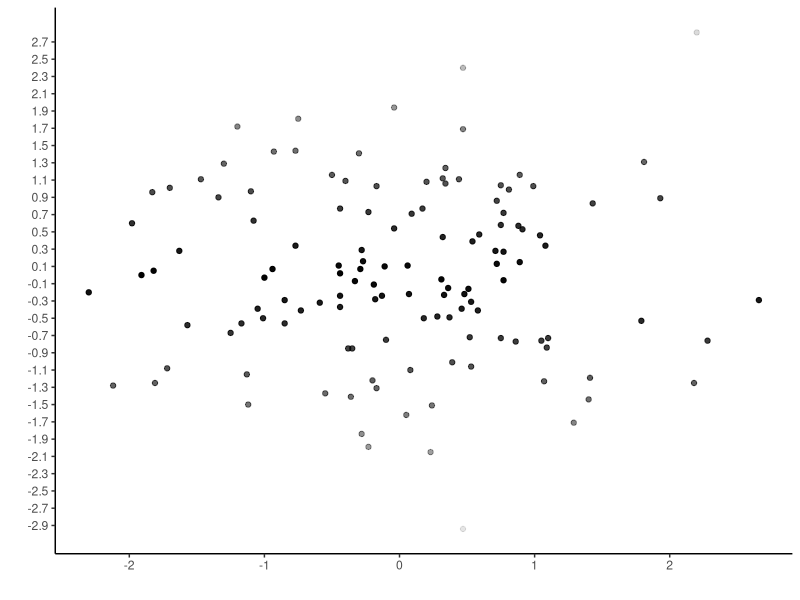
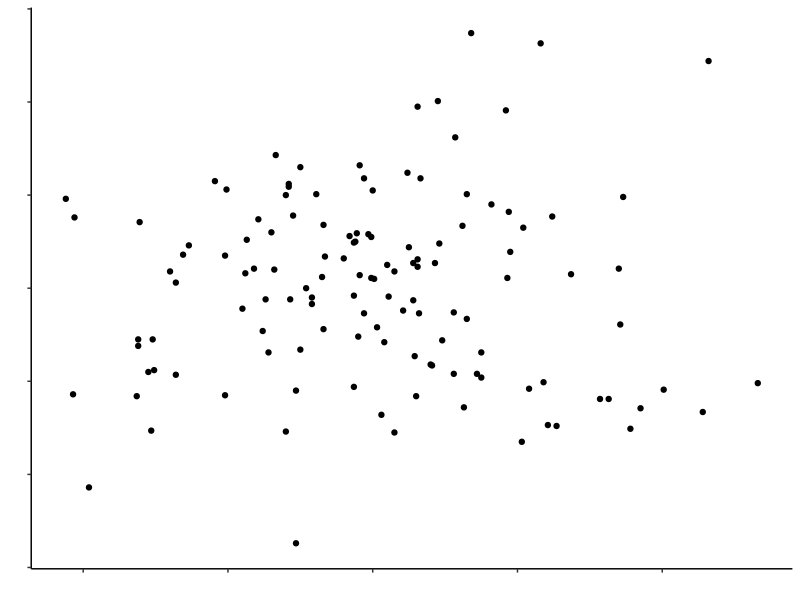
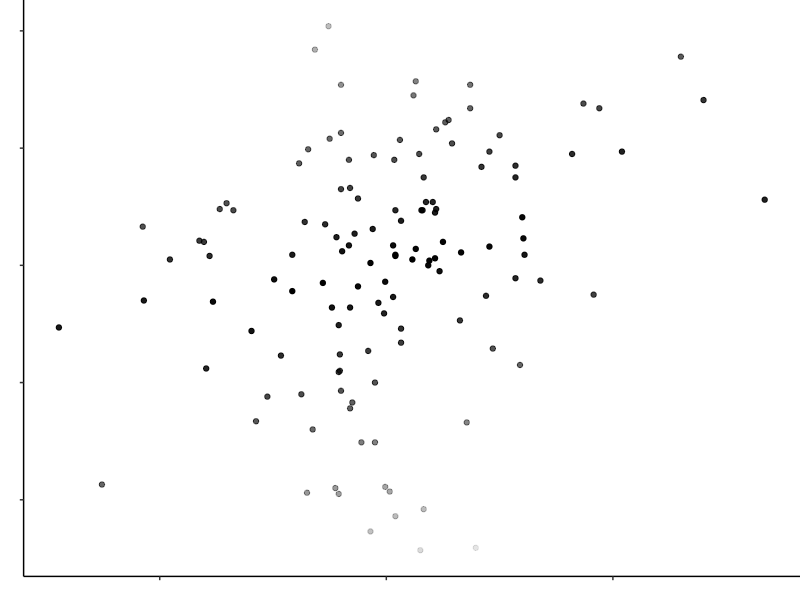
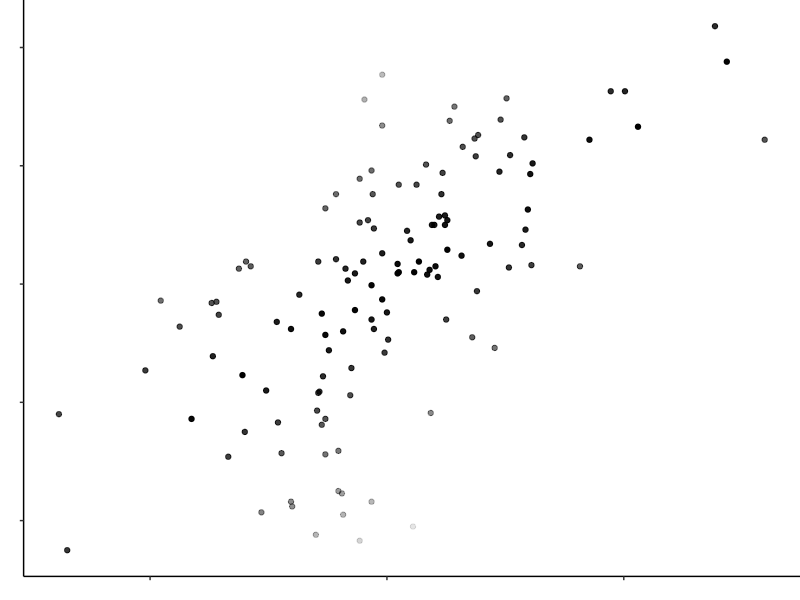
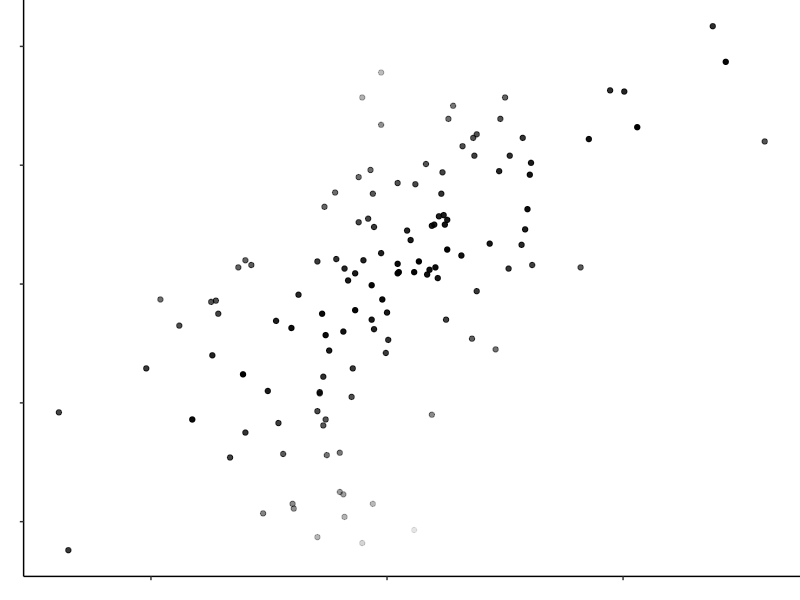
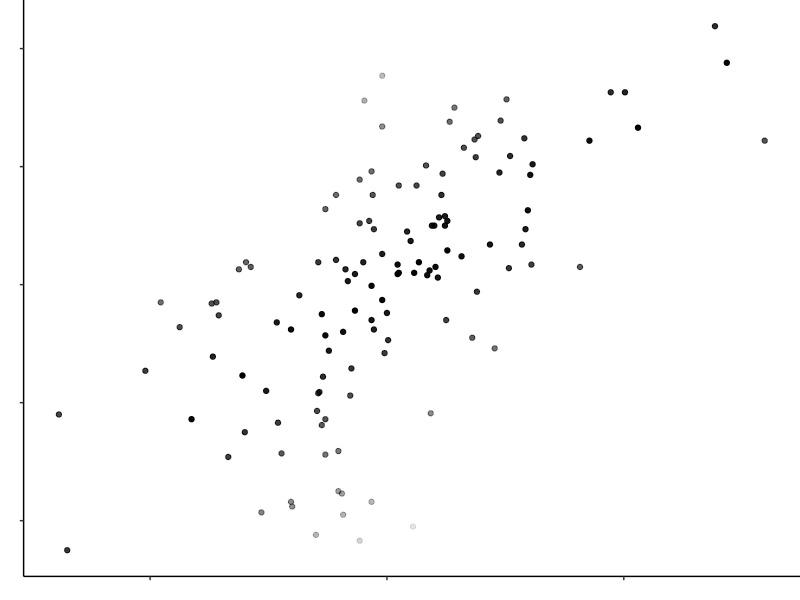
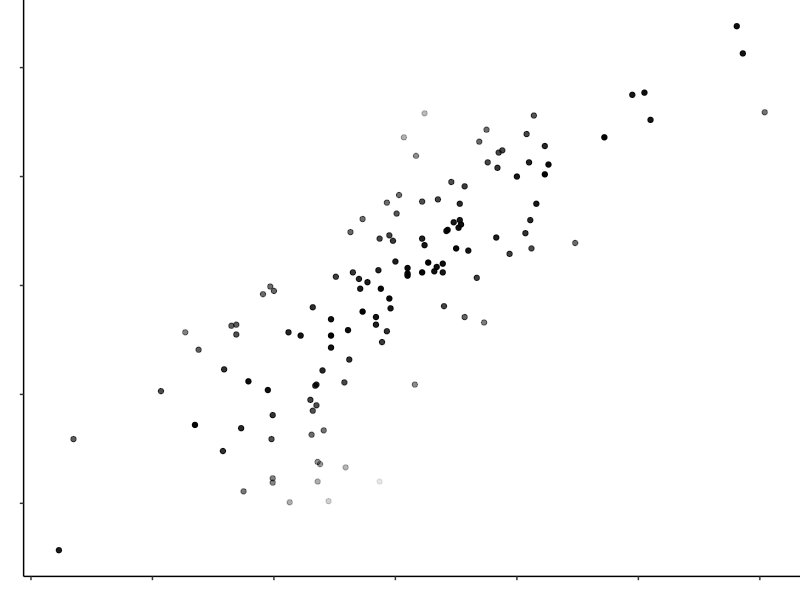
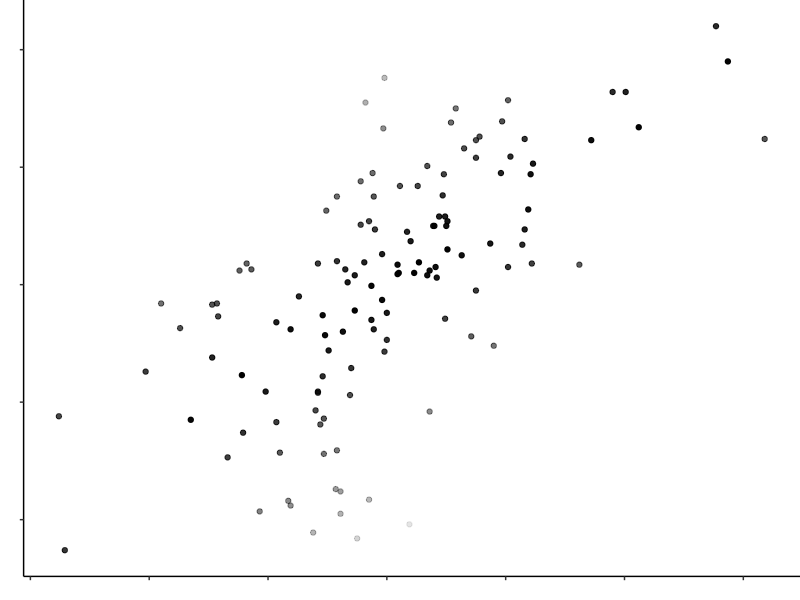

These charts were generated, in order, by the following R code: (Note: this script raises an error after producing the figures.)
## ---- chunk 1
knitr::opts_chunk$set(echo = TRUE)
## ---- chunk 2
library(MASS)
library(tidyverse)
library(Hmisc)
library(modelr)
library(scales)
library(gtools)
## ---- chunk 3
number_of_participants = 1

number_of_trials = 30

set.seed(1234)

my_ss <- rep(1:number_of_participants, each = number_of_trials)

my_rs <- rep(runif(number_of_trials, min = 0.2, max = 0.9), number_of_participants)

correlations <- tibble(my_ss = rep(my_ss, each = 6),  my_rs = rep(my_rs, each = 6))
## ---- chunk 4
add_residual_function <- function(my_desired_r) {
  
  set.seed(1234)

  my_sample_size = 128
  
  mean_variable_1 = 0
  sd_variable_1 = 1
  
  mean_variable_2 = 0
  sd_variable_2 = 1
  
  mu <- c(mean_variable_1, mean_variable_2) 
  
  myr <- my_desired_r * sqrt(sd_variable_1) * sqrt(sd_variable_2)
  
  mysigma <- matrix(c(sd_variable_1, myr, myr, sd_variable_2), 2, 2) 
  
  corr_data = as_tibble(mvrnorm(my_sample_size, mu, mysigma, empirical = TRUE))
  
  corr_model <- lm(V2 ~ V1, data = corr_data)
  
  my_residuals <- abs(residuals(corr_model))
  
  data_with_resid <- round(cbind(corr_data, my_residuals), 2)
  
  return(sum(data_with_resid$my_residuals))
  
}
## ---- chunk 5
r_vec <- correlations$my_rs
res_vec <- c()
## ---- chunk 6
set.seed(1234)

for(value in r_vec) {
  new_value <- add_residual_function(value)
  res_vec <- c(res_vec, new_value) 
}
## ---- chunk 7
item_no <- rep(1:30, each = 6)
full_data <- cbind(item_no, correlations, res_vec)
## ---- chunk 8
#set.seed(1234)

my_sample_size = 128

my_desired_r = 0

mean_variable_1 = 0
sd_variable_1 = 1

mean_variable_2 = 0
sd_variable_2 = 1

mu <- c(mean_variable_1, mean_variable_2) 

myr <- my_desired_r * sqrt(sd_variable_1) * sqrt(sd_variable_2)

mysigma <- matrix(c(sd_variable_1, myr, myr, sd_variable_2), 2, 2) 

corr_data = as_tibble(mvrnorm(my_sample_size, mu, mysigma, empirical = TRUE))

corr_model <- lm(V2 ~ V1, data = corr_data)

my_residuals <- abs(residuals(corr_model))

data_with_resid <- round(cbind(corr_data, my_residuals), 2)

ggplot(data_with_resid, aes(x = V1, y = V2)) +
  geom_point(aes(alpha = -my_residuals))  +
  #geom_smooth(method = "lm", se = FALSE) +
  labs(x = "", y = "") +
  theme_classic() +
  #theme(axis.text = element_blank()) +
  theme(legend.position = "None") +
    scale_y_continuous(breaks = round(seq(min(data_with_resid$V2), max(data_with_resid$V1), by = 0.2),1))

## ---- chunk 9
set.seed(1234)

my_sample_size = 128

my_desired_r = 

mean_variable_1 = 0
sd_variable_1 = 1

mean_variable_2 = 0
sd_variable_2 = 1

mu <- c(mean_variable_1, mean_variable_2) 

myr <- my_desired_r * sqrt(sd_variable_1) * sqrt(sd_variable_2)

mysigma <- matrix(c(sd_variable_1, myr, myr, sd_variable_2), 2, 2) 

corr_data = as_tibble(mvrnorm(my_sample_size, mu, mysigma, empirical = TRUE))

corr_model <- lm(V2 ~ V1, data = corr_data)

my_residuals <- abs(residuals(corr_model))

data_with_resid <- round(cbind(corr_data, my_residuals), 2)

ggplot(data_with_resid, aes(x = V1, y = V2)) +
  geom_point()  +
  #geom_smooth(method = "lm", se = FALSE) +
  labs(x = "", y = "") +
  theme_classic() +
  theme(axis.text = element_blank()) +
  theme(legend.position = "None")
## ---- chunk 10
# This function generates plots with the point contrast encoding (Y condition). As the experiment is 3*2, 3 x 30
# plots are needed with the encoding, 30 of each for the small (S), medium (M), and large (L) conditions. This is 
# accomplished by changing the second name argument in the ggsave function. See the comment on line 215 for more 
# detail. NB This chunk must be run again to update the function when changing the size labeling.

plot_generation_with_enc_function <- function(my_desired_r) {
  set.seed(1234)
  
  my_sample_size = 128
  
  mean_variable_1 = 0
  sd_variable_1 = 1
  
  mean_variable_2 = 0
  sd_variable_2 = 1
  
  mu <- c(mean_variable_1, mean_variable_2) 
  
  myr <- my_desired_r * sqrt(sd_variable_1) * sqrt(sd_variable_2)
  
  mysigma <- matrix(c(sd_variable_1, myr, myr, sd_variable_2), 2, 2) 
  
  corr_data = as_tibble(mvrnorm(my_sample_size, mu, mysigma, empirical = TRUE))
  
  corr_model <- lm(V2 ~ V1, data = corr_data)
  
  my_residuals <- abs(residuals(corr_model))
  
  data_with_resid <- round(cbind(corr_data, my_residuals), 2)

test_plot <- ggplot(data_with_resid, aes(x = V1, y = V2)) +
  geom_point(aes(alpha = -my_residuals))  +
  labs(x = "", y = "") +
  theme_classic() +
  theme(axis.text = element_blank()) +
  theme(plot.margin = unit(c(0,0,0,0), "cm")) +
  theme(legend.position = "None")

ggsave(test_plot,filename=paste0(counter, "S", "Y",".png"), # Currently set up to generate graphs labeled "small".
       device = "png",                                      # Change to "M" or "L" as necessary.
       bg = "white",
       path = "all_plots",
       units = "px",
       width = 1200,
       height = 1200,
)

return()
}
## ---- chunk 11
# This loop iterates the function above over the 30 r values in my_rs without the point contrast encoding.

counter = 1
for (value in my_rs) {
  plot_generation_with_enc_function(value)
  if (counter > 0) {
    counter = counter + 1
  }
  }
## ---- chunk 12
# This function generates plots without the point contrast encoding (N condition). As the experiment is 3*2, 3 x 30
# plots are needed without the encoding, 30 of each for the small (S), medium (M), and large (L) conditions. This is 
# accomplished by changing the second name argument in the ggsave function. See the comment on line 283 for more 
# detail. NB This chunk must be run again to update the function when changing the size labeling.

plot_generation_without_enc_function <- function(my_desired_r) {
  set.seed(1234)
  
  my_sample_size = 128
  
  mean_variable_1 = 0
  sd_variable_1 = 1
  
  mean_variable_2 = 0
  sd_variable_2 = 1
  
  mu <- c(mean_variable_1, mean_variable_2) 
  
  myr <- my_desired_r * sqrt(sd_variable_1) * sqrt(sd_variable_2)
  
  mysigma <- matrix(c(sd_variable_1, myr, myr, sd_variable_2), 2, 2) 
  
  corr_data = as_tibble(mvrnorm(my_sample_size, mu, mysigma, empirical = TRUE))
  
  corr_model <- lm(V2 ~ V1, data = corr_data)
  
  my_residuals <- abs(residuals(corr_model))
  
  data_with_resid <- round(cbind(corr_data, my_residuals), 2)

test_plot <- ggplot(data_with_resid, aes(x = V1, y = V2)) +
  geom_point()  +
  labs(x = "", y = "") +
  theme_classic() +
  theme(axis.text = element_blank()) +
  theme(plot.margin = unit(c(0,0,0,0), "cm")) +
  theme(legend.position = "None")

ggsave(test_plot,filename=paste0(counter, "S", "N",".png"), # Currently set up to generate graphs labeled small.
       device = "png",                                      # Change to "M" or "L" as necessary.
       bg = "white",
       path = "all_plots",
       units = "px",
       width = 1200,
       height = 1200,
)

return()
}
## ---- chunk 13
# This loop iterates the function above over the 30 r values in my_rs without the point contrast encoding.

counter = 1
for (value in my_rs) {
  plot_generation_without_enc_function(value)
  if (counter > 0) {
    counter = counter + 1
  }
  }
## ---- chunk 14
images <- mixedsort(list.files(path = "all_plots"))

plot_labels <- rep(c("all_plots/"), each = 180)

plots_with_labels <- paste(plot_labels, images, sep = "")

final_data <- full_data %>%
  select(-c(item_no, my_ss))

unique_item_no <- c(1:180)

instructions <- rep(c(""), each = 180)

data_with_plots <- cbind(unique_item_no, final_data, plots_with_labels, images)
## ---- chunk 15
mask_gen_function <- function() {

x <- LETTERS[1:20]
y <- paste0("var", seq(1,20))
data <- expand.grid(X=x, Y=y)
data$Z <- round(runif(400, 0, 1))

mask <- ggplot(data, aes(X, Y, fill= Z)) + 
  geom_tile() +
  scale_fill_gradient(low = "white", high = "black") +
  theme_void() +
  theme(legend.position = "None")

ggsave(mask,filename=paste("mask", counter,".png",sep=""),
       device = "png",
       bg = "white",
       path = "masks",
       units = "px",
       width = 1200,
       height = 1200,)
}

counter = 1
for (i in 1:186) {
  mask_gen_function()
  if (counter > 0) {
    counter = counter + 1
  }
}

masks <- mixedsort(list.files(path = "masks"))

mask_labels <- rep(c("masks/"), each = 186)

masks_with_labels <- paste(mask_labels, masks, sep = "")
## ---- chunk 16
size_w <- rep(c(0.86, 0.86, 0.34, 0.34, 0.215, 0.215), times = 30)

size_h <- rep(c(0.86, 0.86, 0.34, 0.34, 0.215, 0.215), times = 30)

data_with_sizes <- cbind(data_with_plots, size_h, size_w, instructions)
## ---- chunk 17
my_rs <- rep(c(0, 1), times = c(3, 3))

res_vec <- rep(c(0), times = 6)

plots_with_labels <- head(plots_with_labels)

images <- head(images)

unique_item_no <- c(181:186)

size_h <- rep(c(0.34), times = 6)

size_w <- rep(c(0.34), times = 6)

instructions <- rep(c("Please ignore the correlation displayed and set the slider to 0.",
                      "Please ignore the correlation displayed and set the slider to 1."),
                    times = c(3, 3))

attention_checks <- cbind(unique_item_no, my_rs, res_vec, plots_with_labels, images,
                          size_h, size_w, instructions)
## ---- chunk 18
E1_full_data <- rbind(data_with_sizes, attention_checks) %>%
  cbind(masks_with_labels)

write.csv(E1_full_data, "E1_full_data.csv", row.names = FALSE)
## ---- chunk 19
dir.create("practice_plots")

number_of_participants = 1

number_of_trials = 2

set.seed(12345)

my_ss <- rep(1:number_of_participants, each = number_of_trials)

my_rs <- rep(runif(number_of_trials, min = 0.2, max = 0.9), number_of_participants)

correlations <- tibble(my_ss, my_rs)
## ---- chunk 20
practice_plot_generation_without_enc_function <- function(my_desired_r) {
  set.seed(1234)
  
  my_sample_size = 128
  
  mean_variable_1 = 0
  sd_variable_1 = 1
  
  mean_variable_2 = 0
  sd_variable_2 = 1
  
  mu <- c(mean_variable_1, mean_variable_2) 
  
  myr <- my_desired_r * sqrt(sd_variable_1) * sqrt(sd_variable_2)
  
  mysigma <- matrix(c(sd_variable_1, myr, myr, sd_variable_2), 2, 2) 
  
  corr_data = as_tibble(mvrnorm(my_sample_size, mu, mysigma, empirical = TRUE))
  
  corr_model <- lm(V2 ~ V1, data = corr_data)
  
  my_residuals <- abs(residuals(corr_model))
  
  data_with_resid <- round(cbind(corr_data, my_residuals), 2)

test_plot <- ggplot(data_with_resid, aes(x = V1, y = V2)) +
  geom_point()  +
  labs(x = "", y = "") +
  theme_classic() +
  theme(axis.text = element_blank()) +
  theme(plot.margin = unit(c(0,0,0,0), "cm")) +
  theme(legend.position = "None")

ggsave(test_plot,filename=paste0(counter,"P",".png"), 
       device = "png",
       bg = "white",
       path = "practice_plots",
       units = "px",
       width = 1200,
       height = 1200,
)

return()
}
## ---- chunk 21

counter = 1
for (value in my_rs) {
  practice_plot_generation_without_enc_function(value)
  if (counter > 0) {
    counter = counter + 1
  }
  }
## ---- chunk 22
practice_images <- mixedsort(list.files(path = "practice_plots"))

size_h_p <- rep(c(0.34), times = 2)

size_w_p <- rep(c(0.34), times = 2)

practice_data <- cbind(practice_images, size_h_p, size_w_p)

write.csv(practice_data, "practice_plots.csv", row.names = FALSE)
